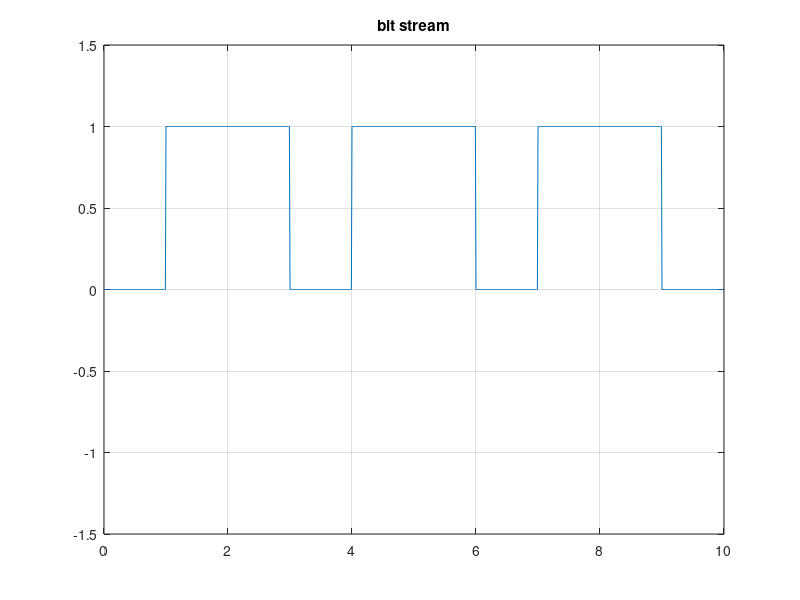
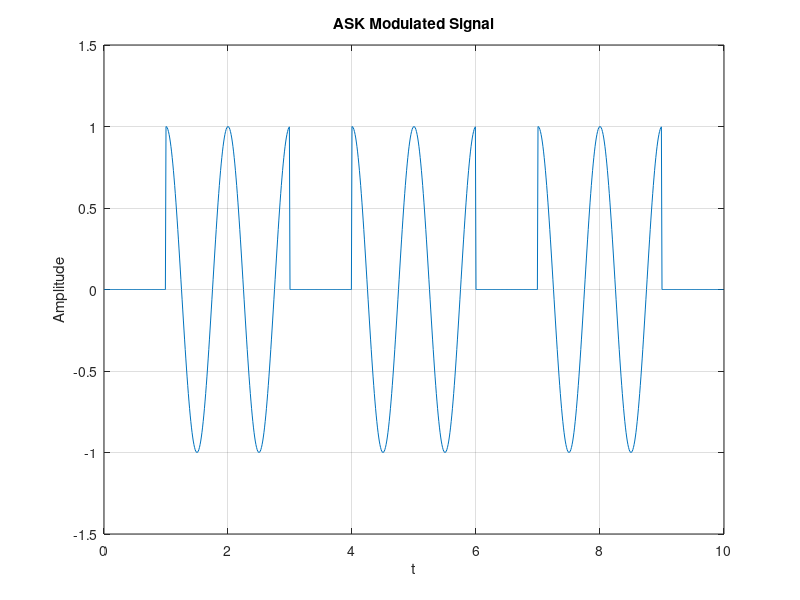
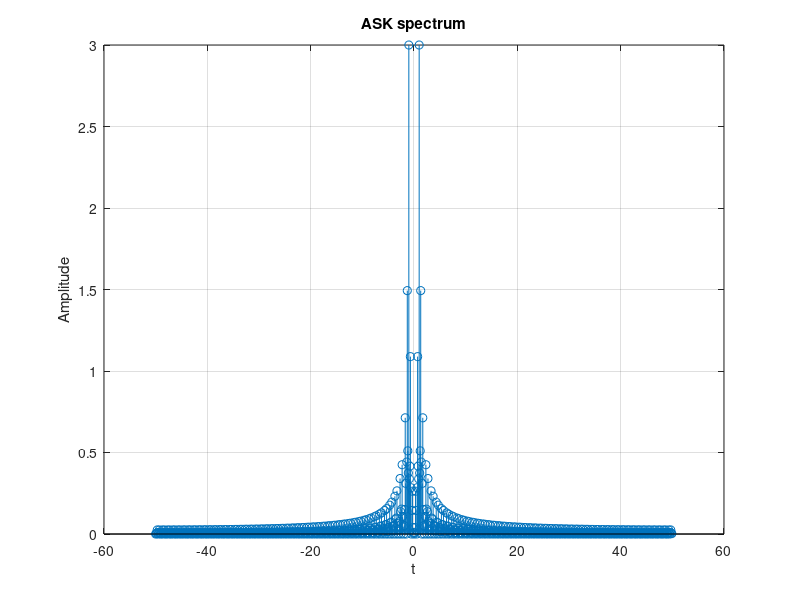
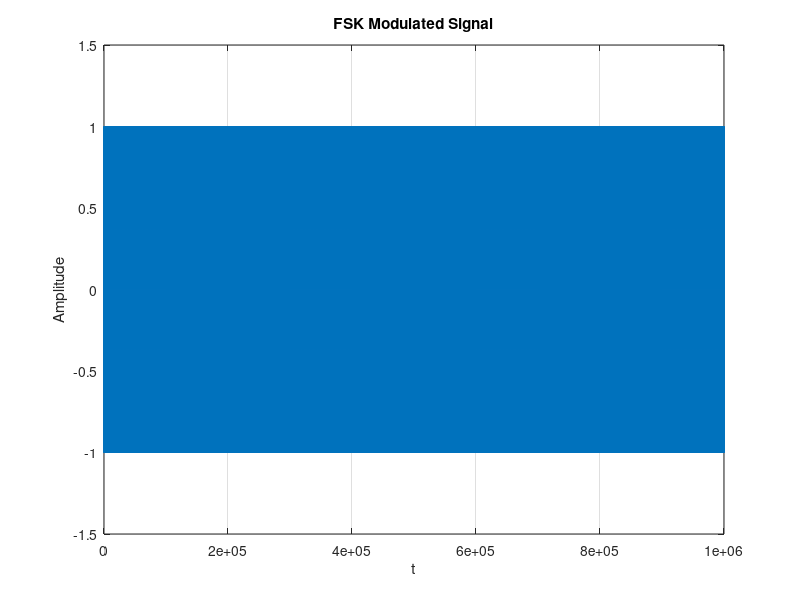

The MATLAB source for these figures, in order:
Rb = 100;
fc = 10001;       #(1000 + 1): plus one so cos(x) != 1
num_bits = 10;

ts = 1/ Rb;
t = 0:ts: (num_bits - ts);

bit_stream = randi([0, 1], 1, num_bits);
bit_stream = repelem(bit_stream, 100);

oscillator_phase = [0,30,60,90];
s = 1;

fs = 1/ts;
df = 0.1;
if (rem(length(t),2)==0)
f=- (0.5 * fs) : df : (0.5*fs - df) ;
else
f=- (0.5*fs-0.5*df) : df : (0.5*fs -0.5*df) ;
end


figure(1);
plot (t,bit_stream);
title('bit stream');
ylim([-1.5,1.5]);
grid on;


###################################################################### Transmitter  ###########################################################################
############################################################################################################################################################


################## ASK modulation ##################
####################################################

c   = cos(2*pi*fc*t);
ask = bit_stream .* c  ;


figure(2);
plot (t,ask);
title('ASK Modulated Signal');
xlabel('t');
ylabel('Amplitude');
ylim([-1.5, 1.5]);
grid on;


#################### ASK spectrum ####################
######################################################
ASK = fftshift(fft(ask))*ts;
figure(3);
stem (f,abs(ASK));
title('ASK spectrum');
xlabel('t');
ylabel('Amplitude');
grid on;

################## FSK modulation ##################
####################################################

freq1 = 33*Rb+1;       #plus 1 so cos(x) != 1
freq2 = 11*Rb+7;       #plus 7 so cos(x) != 1

c1 =   cos(2*pi*freq1 * t);
c2 =   cos(2*pi*freq2 * t);


fsk = zeros(1, length(t)^2);
counter =  1:length(t):length(t)^2 + 1;
for i = 1:length(bit_stream)
    if bit_stream(i) == 0
        fsk(   counter(i) : counter(i)+length(t)-1    ) = c1;
    else
        fsk(   counter(i) : counter(i)+length(t)-1    ) = c2;
    end
    counter(i+1) = counter(i+1) - 1;
end


figure(4);
plot (fsk);
title('FSK Modulated Signal');
xlabel('t');
ylabel('Amplitude');
ylim([-1.5, 1.5]);
grid on;

#################### FSK spectrum ####################
######################################################
FSK = fftshift(fft(fsk))*ts;

figure(5);
stem (repelem(f, 1000),abs(FSK));
title('FSK spectrum');
xlabel('t');
ylabel('Amplitude');
grid on;

########### Polar NRZ Encoding ###########
#########################################


polar_nrz = 2 * bit_stream - 1;

figure(6);
plot (t,polar_nrz);
title('polar NRZ');

ylim([-1.5, 1.5]);
grid on;

################## PSK modulation ##################
####################################################


c3 = cos(2*pi*fc*t);
c4 = cos(2*pi*fc*t+pi);


psk = zeros(1, length(t)^2);
counter1 =  1:length(t):length(t)^2 + 1;
for i = 1:length(polar_nrz)
    if polar_nrz(i) == -1
        psk(   counter1(i) : counter1(i)+length(t)-1    ) = c3;
    else
        psk(   counter1(i) : counter1(i)+length(t)-1    ) = c4;
    end
    counter1(i+1) = counter1(i+1) - 1;
end


figure(7);
plot (psk);
title('PSK Modulated Signal');
xlabel('t');
ylabel('Amplitude');
ylim([-1.5, 1.5]);
grid on;


#################### PSK spectrum ####################
######################################################

PSK = fftshift(fft(psk))*ts;

figure(8);
stem (repelem(f, 1000),abs(PSK));
title('PSK spectrum');
xlabel('t');
ylabel('Amplitude');
grid on;

###################################################################### Receiver  ###########################################################################
############################################################################################################################################################


#################### ASK  ############################
######################################################
c_1    = cos(2*pi*fc*t + oscillator_phase(s));
g_ask = ask .* c_1 ;

G_ASK = fftshift(fft(g_ask))*ts;
H1= abs(f)< fc;

ask_received = real(ifft(ifftshift(H1.*G_ASK))/ts);



figure(9);
plot (t,ask_received);
title('ASK Received Signal');
xlabel('t');
ylabel('Amplitude');
ylim([-1.5,1.5]);
grid on;




#################### FSK  ############################
######################################################

c_2 = -cos(2*pi*freq1*t + oscillator_phase(s)) -cos(2*pi*freq2*t + oscillator_phase(s));





fsk_received  = zeros(1,length(fsk)) ;

H2 = abs(f)< (2*freq2)-100;


for i = 1:length(bit_stream)

      segment = fsk  (     (i-1)*length(t)+1 : i*length(t) );
      fsk_received   (     (i-1)*length(t)+1 : i*length(t) ) = real(ifft(ifftshift(H2.* (fftshift(fft(segment .* c_2 )*ts)))/ts));

end




figure(10);
plot (t,fsk_received(1:length(bit_stream):end));
title('FSK Received Signal');
xlabel('t');
ylabel('Amplitude');
ylim([-1.5,1.5]);

grid on;






#################### PSK  ############################
######################################################
c_3 =   cos(2*pi*fc*t + pi  + oscillator_phase(s) );
psk_received  = zeros(1,length(psk)) ;



H3 = abs(f)< fc;


for i = 1:length(polar_nrz)

    segment = psk  (     (i-1)*length(t)+1 : i*length(t) );
    psk_received   (     (i-1)*length(t)+1 : i*length(t) ) = real(ifft(ifftshift(H3.* (fftshift(fft(segment .* c_3)*ts)))     /ts));

end




figure(11);
plot (t,psk_received (1:length(bit_stream):end)) ;
title('PSK Received Signal');
xlabel('t');
ylabel('Amplitude');
ylim([-1.5,1.5]);

grid on;
















